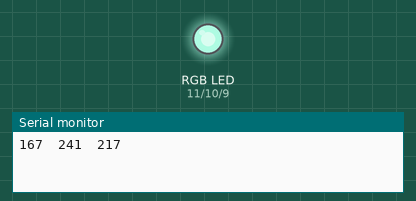
Recording of a sketch running on a simulated Arduino Uno, built with avr-gcc and run on an emulated ATmega328P. On the bench: an RGB LED mixed from three pins (HIGH = lit), the last lines printed to the serial monitor. Dim RGB values are drawn brighter than linear; random numbers use the default seed unless the sketch sets one.

Above: at 0.1 s.
At 5.1 s:
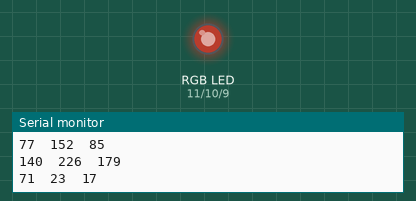
At 9.1 s:
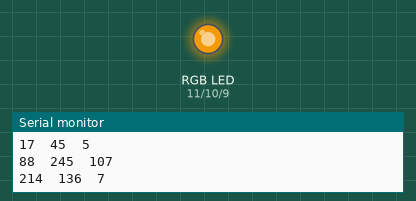
At 19.1 s:
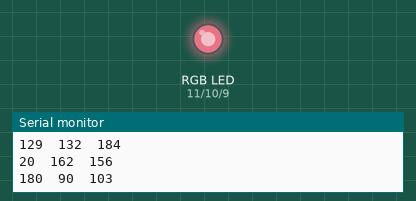
At 29.1 s:
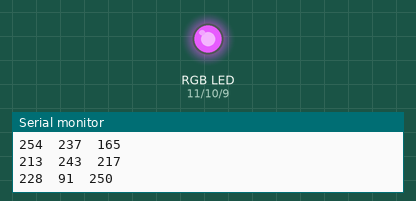
At 38.1 s:
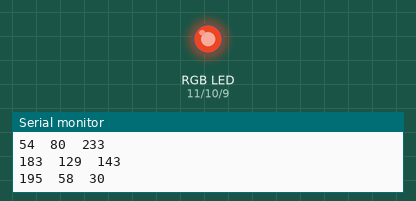
Timing chart, 0 to 40.0 s (numbered marks = the images above):
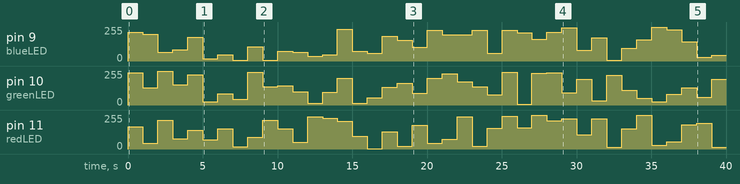

The sketch:

3colorDiode.ino
```cpp
int redLED = 11;
int greenLED = 10;
int blueLED = 9;

int redValue = 0;
int greenValue = 0;
int blueValue = 0;

void setup() {
  Serial.begin(9600);
  for(int i =9; i<=11;i++)
  {
    pinMode(i, OUTPUT);
    }
}

void loop() {

  int redValue = random(0,256);
  int greenValue = random(0,256);
  int blueValue = random(0,256);

  Serial.print(redValue);
  Serial.print("\t");
  Serial.print(greenValue);
  Serial.print("\t");
  Serial.println(blueValue);


  analogWrite(redLED, redValue);
  analogWrite(greenLED, greenValue);
  analogWrite(blueLED, blueValue);

  delay(1000);

}
```

Measured:
- by itself, pin 9 (blueLED): 0/255 → 217/255 at 0.00 s, → 200/255 1.0 s later, → 67/255 1.0 s later, → 85/255 1.0 s later, … (40 changes in this stretch)
- by itself, pin 11 (redLED): 0/255 → 167/255 at 0.00 s, → 42/255 1.0 s later, → 216/255 1.0 s later, → 77/255 1.0 s later, … (40 changes in this stretch)
